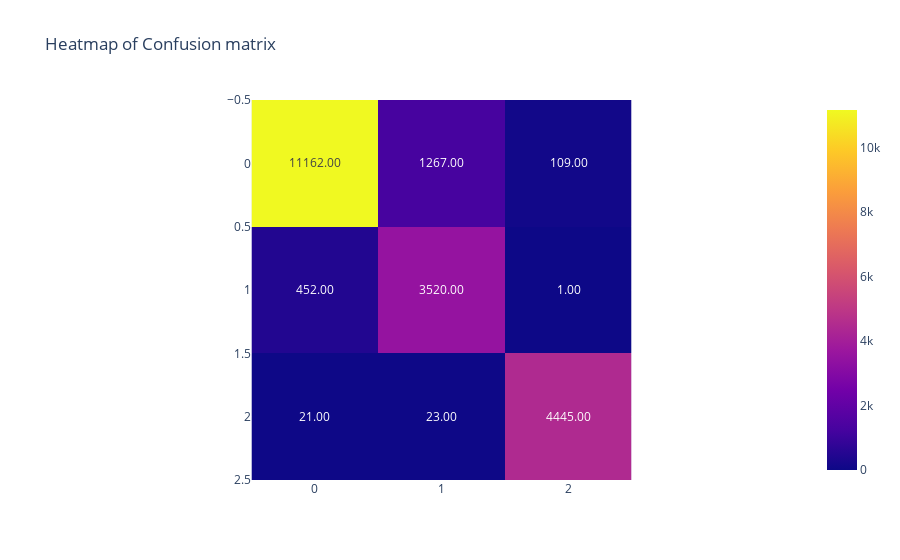

The notebook cell this image was saved under:
### Markdown cell above
### 1.3. Naive Bayes

### Code cell
# naive bayes gaussianNB
from sklearn.naive_bayes import GaussianNB

nb = GaussianNB()
nb_score = score(nb, "Naive Bayes GaussianNB")

### Figure 1 — Plotly figure (JSON) as saved in the notebook; plotly's stock layout.template omitted (floating-point values rounded to 4 significant figures)
{"data": [{"coloraxis": "coloraxis", "hovertemplate": "x: %{x}<br>y: %{y}<br>color: %{z}<extra></extra>", "name": "0", "texttemplate": "%{z:.2f}", "type": "heatmap", "xaxis": "x", "yaxis": "y", "z": [[11162, 1267, 109], [452, 3520, 1], [21, 23, 4445]]}], "layout": {"coloraxis": {"colorscale": [[0, "#0d0887"], [0.1111, "#46039f"], [0.2222, "#7201a8"], [0.3333, "#9c179e"], [0.4444, "#bd3786"], [0.5556, "#d8576b"], [0.6667, "#ed7953"], [0.7778, "#fb9f3a"], [0.8889, "#fdca26"], [1, "#f0f921"]]}, "title": {"text": "Heatmap of Confusion matrix"}, "xaxis": {"anchor": "y", "constrain": "domain", "domain": [0, 1], "scaleanchor": "y"}, "yaxis": {"anchor": "x", "autorange": "reversed", "constrain": "domain", "domain": [0, 1]}}}
